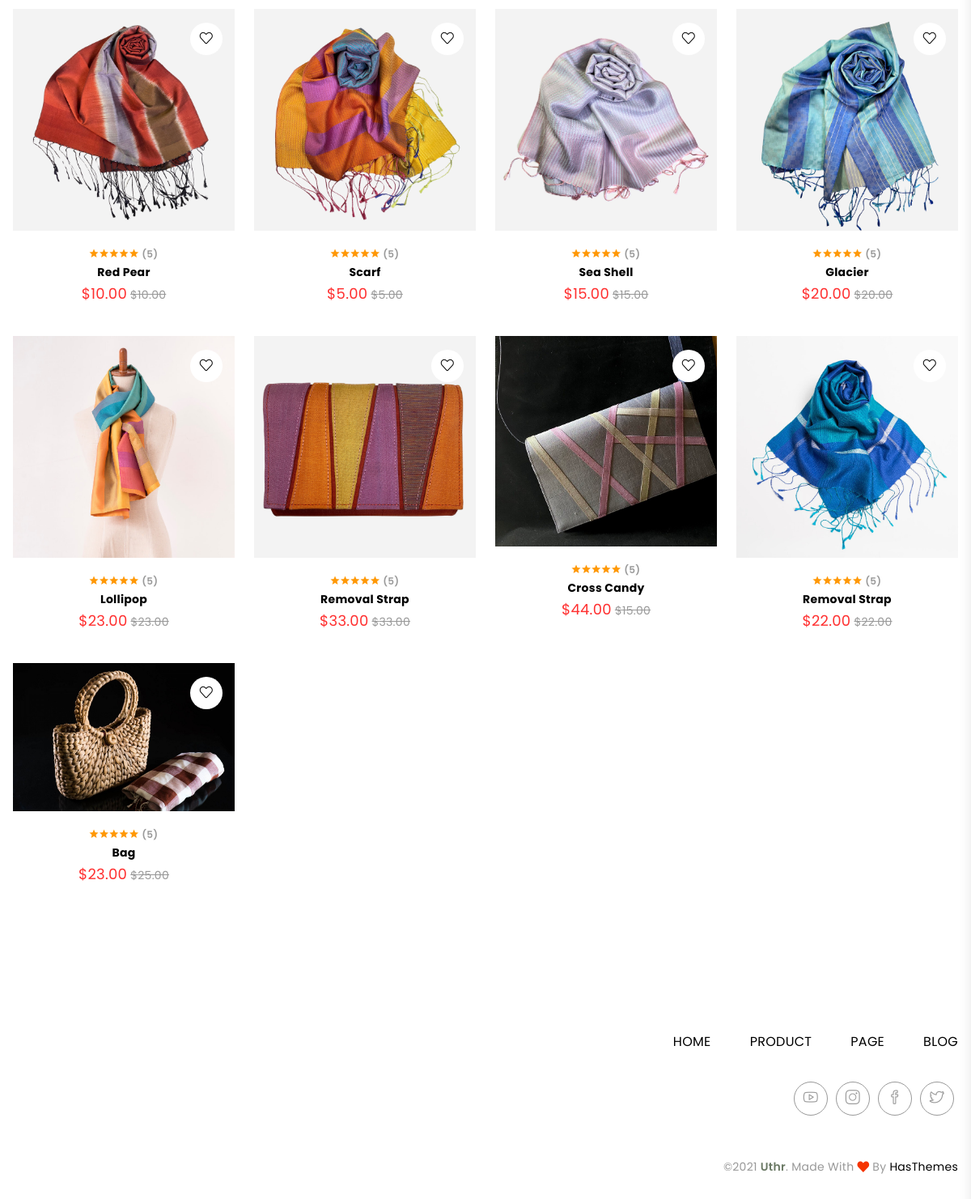
Before: /Product (signed in, lower part) with the older database file.
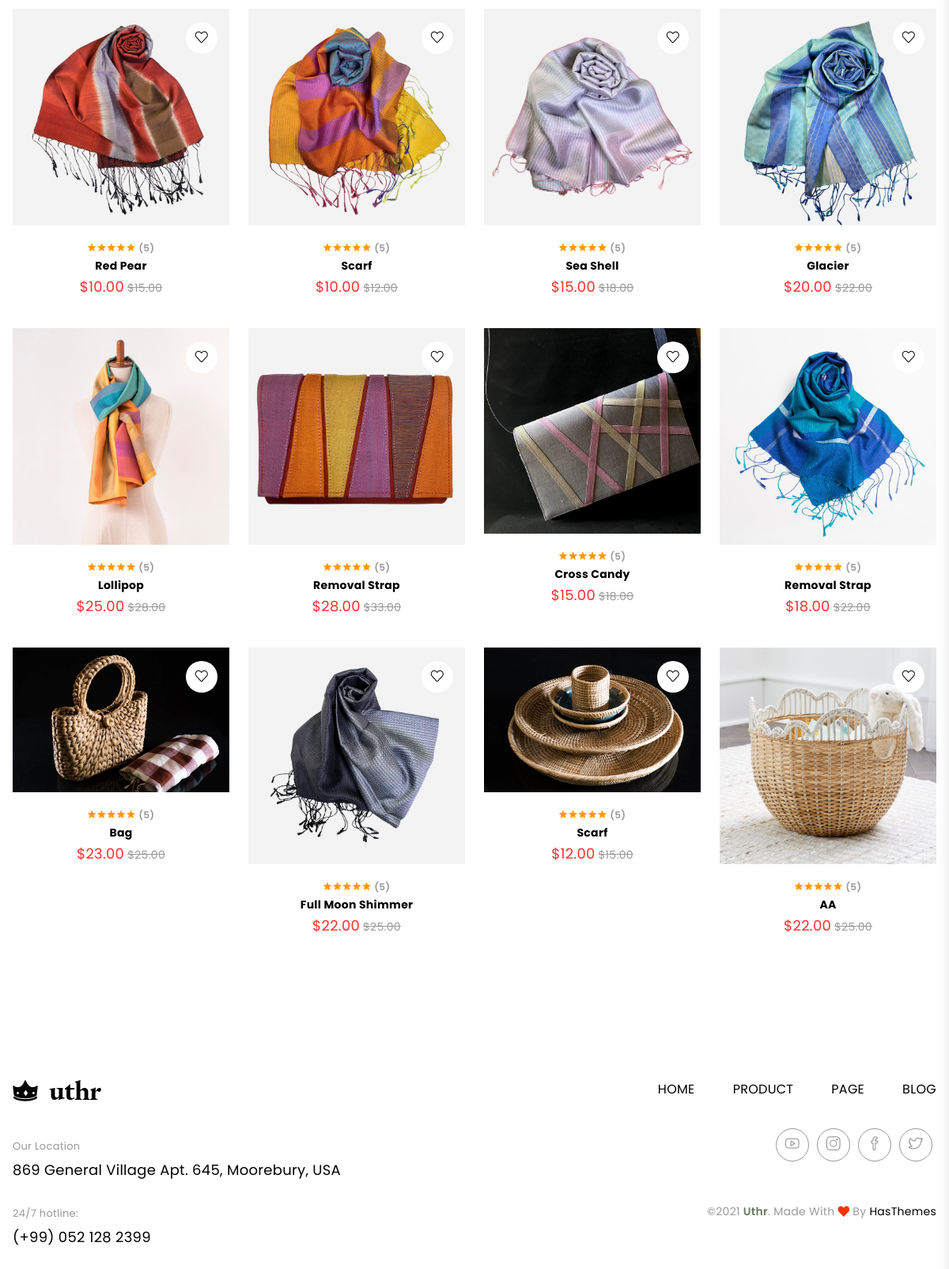
After: the same page with the newer database file.
### accounts/models.py (models this page shows, shortened)
class tblProducts(models.Model):
    productName = models.CharField(max_length=200, null=True)
    categoryID = models.ForeignKey(Category, on_delete=models.CASCADE, null=True)
    product_ratting = models.CharField(max_length=200, null=True)
    old_price = models.DecimalField(max_digits=10, decimal_places=2, null=True)  # Change to DecimalField
    current_price = models.DecimalField(max_digits=10, decimal_places=2, null=True)  # Change to DecimalField
    description = RichTextUploadingField(null=True)
    productImage = models.ImageField(upload_to='Productimages/')
    productDate = models.DateTimeField(auto_now_add=True, null=True)

class tblTopMenu(models.Model):
    topMenuName = models.CharField(max_length=200, null=True)
    topMenuImage = models.ImageField(upload_to="pics")

class tblSocialMedia(models.Model):
    socialMediaName = models.CharField(max_length=200, null=True)
    socialMediaURL = models.CharField(max_length=200, null=True)
    socialMediaImage = models.ImageField(upload_to="pics")

class tblFooter(models.Model):
    footerName = models.CharField(max_length=200, null=True)
    logo = models.ImageField(upload_to="logoImg")
    SpanContact = models.CharField(max_length=200, null=True)
    Contact = models.CharField(max_length=200, null=True)
    SpanLocation = models.CharField(max_length=200, null=True)
    Location = models.CharField(max_length=200, null=True)

### accounts/views.py (the view)
# urls.py: path('Product', views.Product, name='Product'),
def Product(request):
    TopMenu = tblTopMenu.objects.all
    SubTopMenu = tblSubTopMenu.objects.all
    SocialMedia = tblSocialMedia.objects.all
    Product = tblProducts.objects.all
    Footer = tblFooter.objects.all
    cart = Cart.objects.get(user=request.user)
    cart_items = cart.items.all()
    subtotal = sum(float(item.product.current_price) * int(item.quantity) for item in cart_items)
    grand_total = subtotal
    context = {
        'TopMenus':TopMenu,
        'SocialMedias':SocialMedia,
        'SubTopMenus':SubTopMenu,
        'Products':Product,
        'Footers':Footer,
        'cart_items': cart_items,
        'subtotal': subtotal,
        'grand_total': grand_total,
     }
    return render(request, "accounts/Product.html",context)

### accounts/templates/accounts/Product.html (shortened to what this page needs)
{% extends 'accounts/pages.html' %}
{% load static %}
{% block content %}
<div class="shop_section shop_reverse">
    <div class="container">
        <div class="row">
            <div class="col-lg-12 col-md-12">
                 <div class="row shop_wrapper">
                    {% for Product in Products %}
                    <div class="col-lg-3 col-md-4 col-sm-6 col-6 ">
                        <div class="single_product">
                             <div class="product_thumb">
                                <a href="{% url 'product_details' %}" >
                                    <img class="primary_img" src="{% static Product.productImage %}" alt="consectetur">
                                </a>
                                <div class="product_action">
                                    <ul>
                                        <li class="wishlist"><a href="#" data-tippy="Wishlist" data-tippy-inertia="true" data-tippy-delay="50"
                                        data-tippy-arrow="true" data-tippy-placement="left"><i class="icon-heart icons"></i></a></li>
                                    </ul>
                                </div>
                            </div>
                            <div class="product_content grid_content text-center">
                                <div class="product_ratting">
                                    <ul class="d-flex justify-content-center">
                                        <li><a href="#"><i class="{{Product.product_ratting}}"></i></a></li>
                                        <li><a href="#"><i class="{{Product.product_ratting}}"></i></a></li>
                                        <li><a href="#"><i class="{{Product.product_ratting}}"></i></a></li>
                                        <li><a href="#"><i class="{{Product.product_ratting}}"></i></a></li>
                                        <li><a href="#"><i class="{{Product.product_ratting}}"></i></a></li>
                                            <li><span>(5)</span></li>
                                    </ul>
                                </div>
                                <h4 class="product_name"><a href="{% url 'product_details' %}">{{Product.productName}}</a></h4>
                                <div class="price_box">
                                    <span class="current_price">${{Product.current_price}}</span>
                                    <span class="old_price">${{Product.old_price}}</span>
                                </div>
                            </div>
                        </div>
                    </div>
                    {% endfor %}
            </div>
        </div>
    </div>
</div>
{% endblock %}

### accounts/templates/accounts/footer.html
{% load static %}
<footer class="footer_widgets">
    <div class="container">
        <div class="row">
            <div class="col-lg-5 col-md-5 col-sm-5">
                <div class="footer_widget_list">
                    {% for Footer in Footers %}
                    <div class="footer_logo">
                        <a href="#"><img src="{% static Footer.logo %}" alt=""></a>
                    </div>
                    <div class="footer_contact">
                        <div class="footer_contact_list">
                            <span>{{Footer.SpanLocation}}</span>
                            <p>{{Footer.Location}}</p>
                        </div>
                        <div class="footer_contact_list">
                            <span>{{Footer.SpanContact}}</span>
                            <a href="tel:(+99)0521282399">{{Footer.Contact}}</a>
                        </div>
                    </div>
                    {% endfor %}
                </div>
            </div>
            <div class="col-lg-7 col-md-7 col-sm-7">
                <div class="footer_widget_list text-right">
                    <div class="footer_menu">
                        <ul class="d-flex justify-content-end">
                            {% for TopMenu in TopMenus %}
                            <li><a href="http://127.0.0.1:8000/{{TopMenu.topMenuName}}">{{TopMenu.topMenuName}}</a></li>
                            {% endfor %}
                        </ul>
                    </div>
                    <div class="footer_social">
                        {% for SocialMedia in SocialMedias %}
                        <ul class="d-flex justify-content-end " style="float: right; padding:0px 5px;">
                            <li><a href="#" data-tippy="{{SocialMedia.socialMediaName}}" data-tippy-inertia="true"
                                    data-tippy-delay="50" data-tippy-arrow="true" data-tippy-placement="top">
                                    <i class="{{ SocialMedia.socialMediaURL }}"></i>
                                </a>
                            </li>
                        </ul>
                        {% endfor %}
                    </div>
                    <div class="copyright_right">
                        <p>©2021 <span>Uthr</span>. made with <i class="ion-heart"></i>  by <a href="https://hasthemes.com" target="_blank">HasThemes</a></p>
                    </div>
                </div>
            </div>
        </div>
    </div>
</footer>

Changed rows visible on the page:
changed tblProducts "Red Pear": old_price "10.00" → "15.00"
changed tblProducts (number 2 of 12 on the later page): current_price "5.00" → "10.00"; old_price "5.00" → "12.00"
changed tblProducts "Sea Shell": old_price "15.00" → "18.00"
changed tblProducts "Glacier": old_price "20.00" → "22.00"
changed tblProducts "Lollipop": current_price "23.00" → "25.00"; old_price "23.00" → "28.00"
changed tblProducts (number 6 of 12 on the later page): current_price "33.00" → "28.00"
changed tblProducts "Cross Candy": current_price "44.00" → "15.00"; old_price "15.00" → "18.00"
changed tblProducts (number 8 of 12 on the later page): current_price "22.00" → "18.00"
added tblProducts: productImage (picture), productName "Full Moon Shimmer", current_price "22.00", old_price "25.00"
added tblProducts: productImage (picture), productName "Scarf", current_price "12.00", old_price "15.00"
added tblProducts: productImage (picture), productName "AA", current_price "22.00", old_price "25.00"
added tblFooter: logo (picture), SpanLocation "Our Location", Location "869 General Village Apt. 645, Moorebury, USA", SpanContact "24/7 hotline:", Contact "(+99) 052 128 2399"
